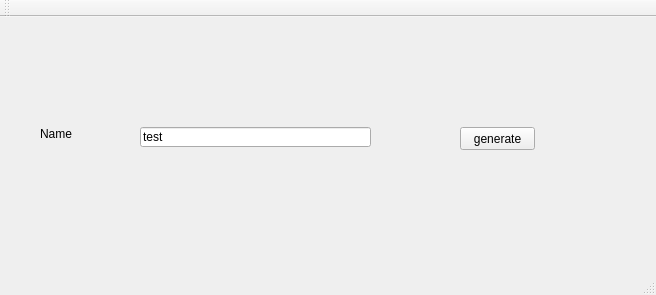
<?xml version="1.0" encoding="UTF-8"?>
<ui version="4.0">
 <class>txt2json</class>
 <widget class="QMainWindow" name="txt2json">
  <property name="geometry">
   <rect>
    <x>0</x>
    <y>0</y>
    <width>656</width>
    <height>295</height>
   </rect>
  </property>
  <property name="windowTitle">
   <string>txt2json</string>
  </property>
  <widget class="QWidget" name="centralWidget">
   <widget class="QPushButton" name="pushButton">
    <property name="geometry">
     <rect>
      <x>460</x>
      <y>110</y>
      <width>75</width>
      <height>23</height>
     </rect>
    </property>
    <property name="text">
     <string>generate</string>
    </property>
   </widget>
   <widget class="QLineEdit" name="lineEdit">
    <property name="geometry">
     <rect>
      <x>140</x>
      <y>110</y>
      <width>231</width>
      <height>20</height>
     </rect>
    </property>
    <property name="text">
     <string>test</string>
    </property>
   </widget>
   <widget class="QLabel" name="label">
    <property name="geometry">
     <rect>
      <x>40</x>
      <y>110</y>
      <width>47</width>
      <height>13</height>
     </rect>
    </property>
    <property name="text">
     <string>Name</string>
    </property>
   </widget>
  </widget>
  <widget class="QMenuBar" name="menuBar">
   <property name="geometry">
    <rect>
     <x>0</x>
     <y>0</y>
     <width>656</width>
     <height>21</height>
    </rect>
   </property>
  </widget>
  <widget class="QToolBar" name="mainToolBar">
   <attribute name="toolBarArea">
    <enum>TopToolBarArea</enum>
   </attribute>
   <attribute name="toolBarBreak">
    <bool>false</bool>
   </attribute>
  </widget>
  <widget class="QStatusBar" name="statusBar"/>
 </widget>
 <layoutdefault spacing="6" margin="11"/>
 <resources/>
 <connections/>
</ui>
